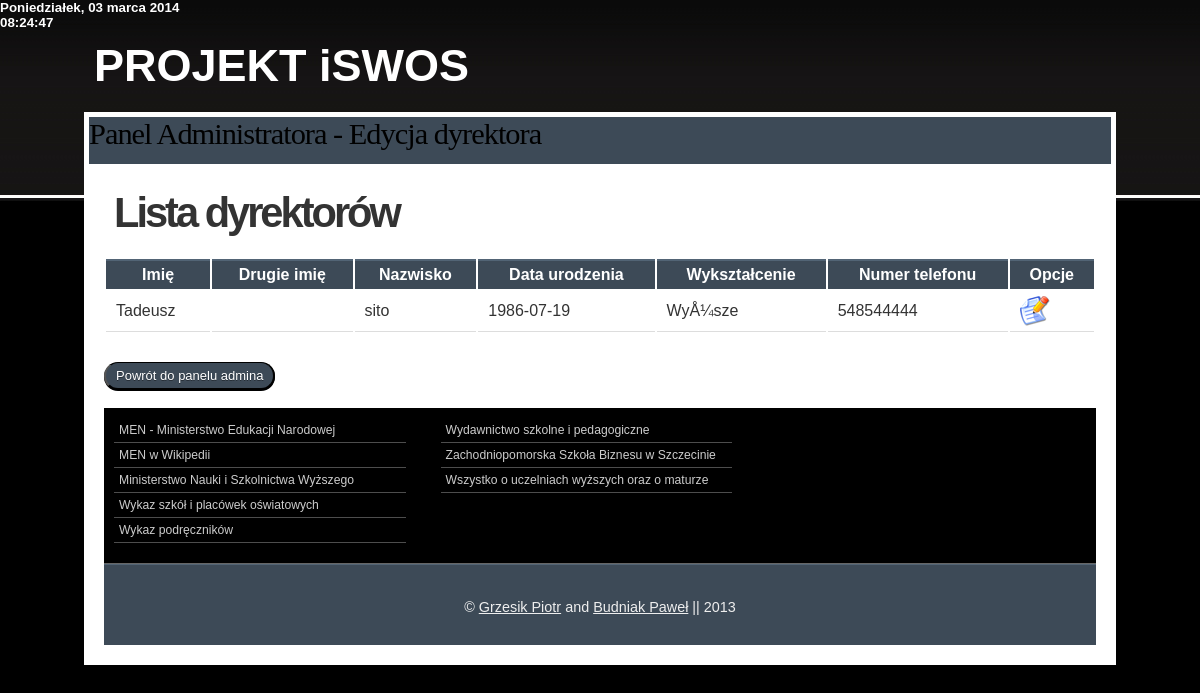
Screenshot of /pages/edycja/edycjad.php (signed in) with the database file from the repository.
### tables this page shows
CREATE TABLE IF NOT EXISTS `dyrektor` (
  `iddyrektora` int(11) NOT NULL AUTO_INCREMENT,
  `login` varchar(11) NOT NULL,
  `pass` varchar(32) NOT NULL,
  `imie` varchar(15) NOT NULL,
  `imie2` varchar(15) NOT NULL,
  `nazwisko` varchar(30) NOT NULL,
  `data_urodzenia` date NOT NULL,
  `wyksztalcenie` varchar(20) NOT NULL,
  `telefon` varchar(9) NOT NULL,
  PRIMARY KEY (`iddyrektora`)
);

### pages/edycja/edycjad.php (the view, shortened to what this page needs)
<!DOCTYPE html PUBLIC "-//W3C//DTD XHTML 1.0 Transitional//EN"
    "http://www.w3.org/TR/xhtml1/DTD/xhtml1-transitional.dtd">
<html xml:lang="pl" lang="pl" xmlns="http://www.w3.org/1999/xhtml">
<head>
<link rel="stylesheet" type="text/css" href="../../styles.css" />
<SPAN id="Data" style="POSITION: absolute; LEFT: 0; TOP: 0; FONT-SIZE: 10pt;
FONT-WEIGHT: bold; COLOR: white; FONT-FAMILY: Verdana, Arial;"></SPAN>
<body onLoad="czas()">
<div id="wrap">
    <div class="header">
        <h5>PROJEKT <strong> iSWOS</strong></h5>
    </div>
    <div class="page">
        <div id="navbg">
            <div id="nav">
               <h3>Panel Administratora - Edycja dyrektora</h3>
            </div>
        </div>
        <div class="page-wrap">
            <div class="content">
		                <?php
							$res = mysql_query("SELECT * FROM dyrektor");
						?>
						<h1>Lista dyrektorów</h1>
						<?php
							echo "<p>";
                            echo "<table boder=\"1\"><tr>";
                            echo "<th ><strong>Imię</strong></th>";
                            echo "<th ><strong>Drugie imię</strong></th>";
                            echo "<th ><strong>Nazwisko</strong></th>";
                            echo "<th ><strong>Data urodzenia</strong></th>";
                            echo "<th ><strong>Wykształcenie</strong></th>";
                            echo "<th ><strong>Numer telefonu</strong></th>";
                            echo "<th ><strong>Opcje</strong></th>";
						    while ($row = mysql_fetch_array($res))  {
                              echo "</tr>";
                              echo "<td >" . $row[3] . "</td>";
                              echo "<td >" . $row[4] . "</td>";
                              echo "<td >" . $row[5] . "</td>";
                              echo "<td >" . $row[6] . "</td>";
                              echo "<td >" . $row[7] . "</td>";
                              echo "<td >" . $row[8] . "</td>";
                              echo "<td> <h4><a href='editd.php?editd=$row[iddyrektora]'><img src=\"../../images/edit.png\" alt=\"Edytuj\"></a></h4> </td>";
                           }
                           echo "</table>";
						?>
					<br />
                    <a href="../adminindex.php"><button>Powrót do panelu admina</button></A><br />
                    <br />
            </div>
            <div class="footer-navigation">
                <ul>
                    <li><a href="http://www.men.gov.pl" title="MEN - Ministerstwo Edukacji Narodowej" onclick="this.target='_blank'">MEN - Ministerstwo Edukacji Narodowej</a></li>
                    <li><a href="http://pl.wikipedia.org/wiki/Ministerstwo_Edukacji_Narodowej" title="MEN w Wikipedii" onclick="this.target='_blank'">MEN w Wikipedii</a></li>
                    <li><a href="http://www.mnisw.gov.pl" title="Ministerstwo Nauki i Szkolnictwa Wyższego" onclick="this.target='_blank'">Ministerstwo Nauki i Szkolnictwa Wyższego</a></li>
                    <li><a href="http://www.cie.men.gov.pl/index.php/sio-wykaz-szkol-i-placowek.html" title="Wykaz szkół i placówek oświatowych">Wykaz szkół i placówek oświatowych</a></li>
                    <li><a href="http://www.men.gov.pl/podreczniki/" title="Wykaz podręczników" onclick="this.target='_blank'">Wykaz podręczników</a></li>
                </ul>
                <ul>
                    <li><a href="http://www.wsip.pl/dla_nauczycieli/przedmioty/szkolnictwo_specjalne/aktualnosci" title="Wydawnictwo szkolne i pedagogiczne" onclick="this.target='_blank'">Wydawnictwo szkolne i pedagogiczne</a></li>
                    <li><a href="http://www.zpsb.szczecin.pl" title="Zachodniopomorska Szkoła Biznesu w Szczecinie" onclick="this.target='_blank'">Zachodniopomorska Szkoła Biznesu w Szczecinie</a></li>
                    <li><a href="http://www.edukacja.net" title="Wszystko o uczelniach wyższych oraz o maturze" onclick="this.target='_blank'">Wszystko o uczelniach wyższych oraz o maturze</a></li>
                </ul>
            </div>
            <div class="footer">
                <p>© <a href="mailto: grzesikpiotr@op.pl">Grzesik Piotr</a> and <a href="mailto: p.budniak5@gmail.com">Budniak Paweł</a> || 2013</p>
            </div>
        </div>
    </div>
</div>
</body>
</html>

### styles.css (style rules this page uses)
* { margin:0; padding:0; }
body { background:#000000 url('images/body.jpg') repeat-x scroll top left; margin:0 auto; padding:0; font-family:Arial, Helvetica, sans-serif; color:#333333; }
div#wrap { width:86%; margin:30px auto 0 auto; padding:0 10px; }
div.header { padding:10px 0 20px 10px; margin:0 auto; }
div#navbg { background-color:#ffffff; padding:5px; }
div#nav { background-color:#3D4A57; height:47px; display:block; }
h1 { font-size:2.6em; letter-spacing:-3px; padding-left:10px; text-align:left; }
h3 { font-size:1.9em; font-family:Georgia, "Times New Roman", Times, serif; font-weight:normal; color:#000000; letter-spacing:-1px; }
h4 { font-family:Georgia, "Times New Roman", Times, serif; font-size:16px; letter-spacing:-1px; font-weight:normal; color:red; }
h5 { font-size:45px; font-family:Arial, Helvetica, sans-serif; color: white; border: 1px; }
p { margin-bottom:20px; line-height:1.7em; font-size:0.95em; color:#333333; }
ul { padding:0 0 20px 35px; list-style:none; }
button { border-top: 1px solid #000000; background: #3d4a57; background: (left top, left bottom); background: (top, #3d4a57, #3d4a57); padding: 5px 10px; border-radius: 40px; box-shadow: rgba(0,0,0,1) 0 1px 0; text-shadow: rgba(0,0,0,.4) 0 1px 0; color: #ffffff; font-size: 13px; font-family: Helvetica, Arial, Sans-Serif; text-decoration: none; vertical-align: middle; }
table { width:100%; margin-bottom:10px; }
table tr th, table tr td { padding:5px 10px; }
table tr th { background:#3D4A57 none repeat-x scroll bottom left; color:#ffffff; border-top:2px solid #526475; }
table tr td { border-bottom:1px solid #dddddd; }
a, a:visited { color:#f0f3f6; }
div.page { clear:both; margin:0; padding:0; background-color:#ffffff; }
div.page ul { font-size:0.95em; color:#333333; }
div.page ul li { padding:2px 0; }
div.page p { text-align:justify; font-family:Helvetica, Arial, sans-serif; color:#444444; }
div.page-wrap { background-color:#ffffff; padding:20px; clear:both; }
div.content { background-color:#ffffff; float:left; width:100%; }
div.footer-navigation { background:black none repeat-x scroll left 50%; min-height:90px; border-bottom:1px solid #666666; padding:10px 10px 20px; clear:both; }
div.footer-navigation ul { list-style:none; padding:0; width:30%; float:left; margin-right:35px; }
div.footer-navigation ul li { padding:5px; color:#cccccc; border-bottom:1px solid #4D4D4D; font-size:0.8em; font-family:Helvetica, Arial, sans-serif; }
div.footer-navigation ul li a, div.footer-navigation ul li a:visited { color:#cccccc; text-decoration:none; }
div.footer { clear:both; border-top:1px solid #526475; background:#3D4A57; min-height:80px; clear:both; }
div.footer p { text-align:center; color:#eeeeee; padding-top:30px; font-size:0.9em; }
div.footer p a, div.footer p a:visited { color:#eeeeee; }

### rows the page displays
dyrektor: imie "Tadeusz", nazwisko "sito", data_urodzenia "1986-07-19", wyksztalcenie "WyÅ¼sze", telefon "548544444"
